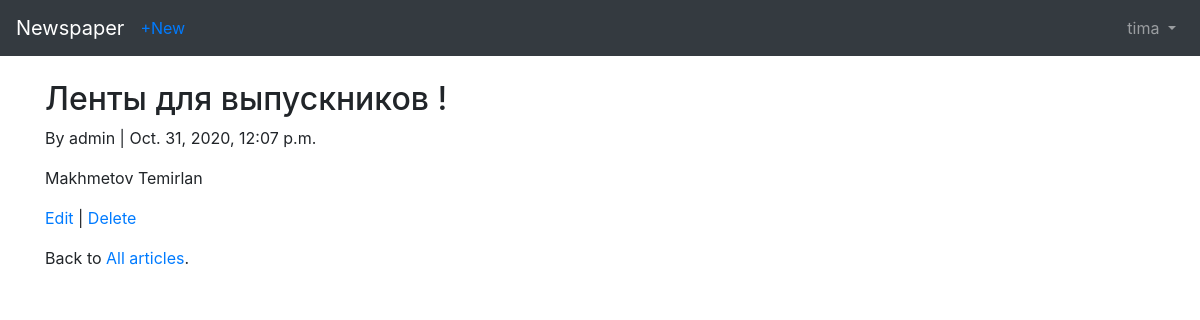
The app's page /articles4/ (signed in) with its own data.
### users/models.py (models this page shows)
class CustomUser(AbstractUser):
    age = models.PositiveIntegerField(default=0)

### articles/models.py (models this page shows, shortened)
class Article(models.Model):
    title = models.CharField(max_length=255)
    body = models.TextField()
    date = models.DateTimeField(auto_now_add=True)
    author = models.ForeignKey(
        settings.AUTH_USER_MODEL,
        on_delete=models.CASCADE,
    )

### articles/views.py (the view)
# urls.py: path('<int:pk>/', views.ArticleDetail.as_view(), name='article_detail'),
class ArticleDetail( LoginRequiredMixin, DetailView):
    model = Article
    template_name = 'article_detail.html'
    login_url = 'login'

### templates/article_detail.html (shortened to what this page needs)
{% extends 'base.html' %}
{% block content %}
    <div class="article-entry">
        <h2>{{ object.title }}</h2>
        <p>By {{ object.author }} | {{ object.date }} </p>
        <p>{{ object.body }}</p>
    </div>
    <p><a href="{% url 'article_edit' article.pk %}">Edit</a> | <a href="{% url 'article_delete' article.pk %}">Delete</a></p>
    <p>Back to<a href="{% url 'article_list' %}"> All articles</a>.</p>
{% endblock %}

### templates/base.html (shortened to what this page needs)
<!doctype html>
<html lang="en">
  <head>
    <link rel="stylesheet" href="https://stackpath.bootstrapcdn.com/bootstrap/4.5.2/css/bootstrap.min.css">
  </head>
  <body>
    <nav class="navbar navbar-expand-md navbar-dark bg-dark mb-4" >
        <a href="{% url 'home' %}" class="navbar-brand">Newspaper</a>
        {% if user.is_authenticated %}
            <ul class="navbar-nav mr-auto">
                <li class="nav-item"><a href="{% url 'article_new' %}">+New</a></li>
            </ul>
        {% endif %}
        <div class="collapse navbar-collapse" id="navbarCollapse">
            {% if user.is_authenticated %}
                <ul class="navbar-nav ml-auto">
                    <li class="nav-item">
                        <a href="" class="nav-link dropdown-toggle" id="userMenu" data-toggle="dropdown"
                           aria-haspopup="true" aria-expanded="false">
                            {{ user.username }}
                        </a>
                    </li>
                </ul>
            {% else %}
            <form action="" class="form-inline ml-auto">
                <a href="{% url 'signup' %}" class="btn btn-primary ml-2">Sign up</a>
            </form>
            {% endif %}
        </div>
    </nav>
    <div class="container">
        {% block content %}
        {% endblock content %}
    </div>
  </body>
</html>

### records on screen
CustomUser: username "tima"
Article: title "Ленты для выпускников !", author "admin", date "Oct. 31, 2020, 12:07 p.m.", body "Makhmetov Temirlan"
